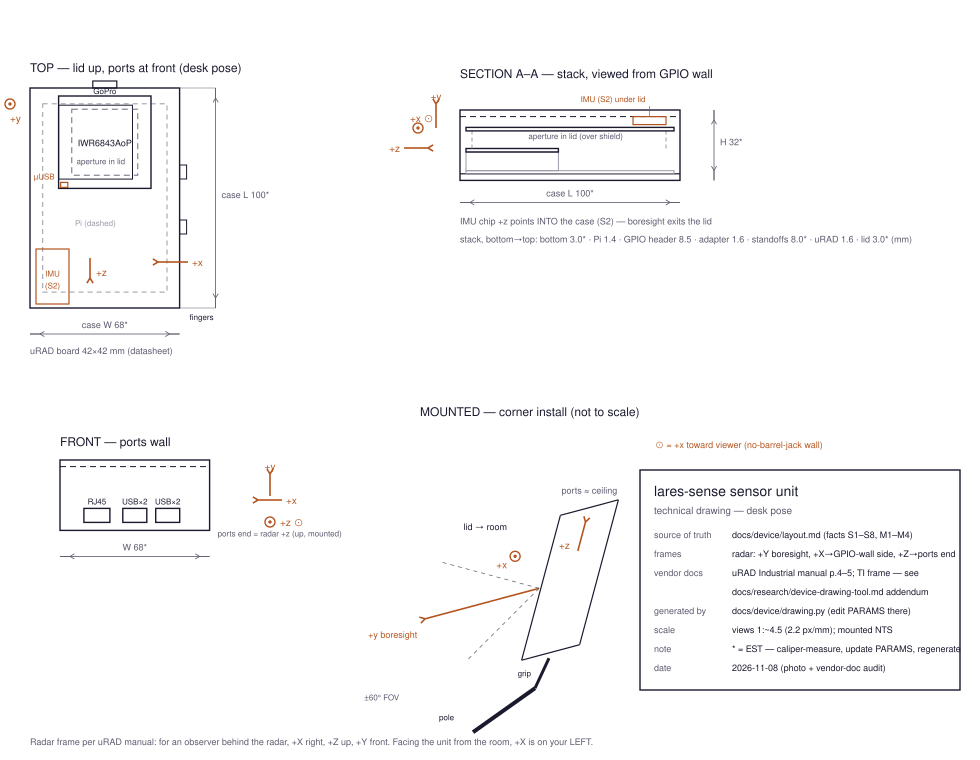

Write Python code to recreate this figure.
#!/usr/bin/env python3
"""Generate docs/device/drawing.svg — technical drawing of the
sensor unit, desk pose (lid up, ports toward the FRONT viewer).

Source of truth for every fact: docs/device/layout.md (fact IDs
referenced below). This script only RENDERS those facts; geometry edits
happen there first, then here. Regenerate after any PARAMS change:

    python docs/device/drawing.py

Units: mm. Params tagged per provenance:
  KNOWN = vendor datasheet    STD = industry standard    EST = estimate,
caliper-measure and replace.
"""

import math
import os

S = 2.2          # px per mm (views); mounted pictorial is NTS
CASE_L, CASE_W, CASE_H = 100.0, 68.0, 32.0        # EST (outer)
LID_T, BOT_T = 3.0, 3.0                           # EST
PI_L, PI_W, PI_T = 85.6, 56.5, 1.4                # KNOWN / KNOWN / STD
GPIO_H = 8.5                                       # STD (2x20 header)
STANDOFF = 8.0                                     # EST adapter->uRAD gap
URAD = 42.0                                        # KNOWN (uRAD datasheet)
URAD_T, ADP_T = 1.6, 1.6                          # STD PCB
APERTURE = 30.0                                    # EST lid window
IMU_L, IMU_W = 25.0, 15.0                         # EST (GY-521 class)

HOLE = "⊙"   # axis toward viewer
INK, DIM, GHOST, ACC = "#1a1a2e", "#5a5a6e", "#9a9aa8", "#b3541e"


def esc(t):
    return t.replace("&", "&amp;").replace("<", "&lt;").replace(">", "&gt;")


class Svg:
    def __init__(self, w, h):
        self.w, self.h = w, h
        self.out = []

    def add(self, s):
        self.out.append(s)

    def line(self, x1, y1, x2, y2, color=INK, w=1.2, dash=None):
        d = f' stroke-dasharray="{dash}"' if dash else ""
        self.add(f'<line x1="{x1:.1f}" y1="{y1:.1f}" x2="{x2:.1f}" '
                 f'y2="{y2:.1f}" stroke="{color}" stroke-width="{w}"{d}/>')

    def rect(self, x, y, w, h, color=INK, sw=1.4, dash=None, fill="none"):
        d = f' stroke-dasharray="{dash}"' if dash else ""
        self.add(f'<rect x="{x:.1f}" y="{y:.1f}" width="{w:.1f}" '
                 f'height="{h:.1f}" fill="{fill}" stroke="{color}" '
                 f'stroke-width="{sw}"{d}/>')

    def text(self, x, y, t, size=10, color=INK, anchor="start", italic=False):
        st = ' font-style="italic"' if italic else ""
        self.add(f'<text x="{x:.1f}" y="{y:.1f}" font-family="Segoe UI,'
                 f'Helvetica,sans-serif" font-size="{size}" fill="{color}" '
                 f'text-anchor="{anchor}"{st}>{esc(t)}</text>')

    def circle(self, x, y, r, color=INK, sw=1.4, fill="none"):
        self.add(f'<circle cx="{x:.1f}" cy="{y:.1f}" r="{r}" fill="{fill}" '
                 f'stroke="{color}" stroke-width="{sw}"/>')

    def arrow(self, x1, y1, x2, y2, color=ACC, w=1.6, head=6):
        ang = math.atan2(y2 - y1, x2 - x1)
        self.line(x1, y1, x2, y2, color, w)
        for da in (2.6, -2.6):
            self.line(x2, y2, x2 - head * math.cos(ang - da),
                      y2 - head * math.sin(ang - da), color, w)

    def axis_out(self, x, y, lx, ly, label):
        """⊙ marker with center dot (axis toward viewer) + label."""
        self.circle(x, y, 5, ACC, 1.4)
        self.circle(x, y, 1.7, ACC, 0.0, ACC)
        self.text(lx, ly, label, 10, ACC)

    def dim_h(self, x1, x2, y, label):
        """Horizontal dimension on explicit y; label centered above."""
        self.line(x1, y, x2, y, DIM, 0.8)
        self.arrow(x1, y, x1 + 10, y, DIM, 0.8, 5)
        self.arrow(x2, y, x2 - 10, y, DIM, 0.8, 5)
        self.text((x1 + x2) / 2, y - 6, label, 9, DIM, "middle")

    def dim_v(self, y1, y2, x, label, side="right", label_y=None):
        """Vertical dimension on explicit x; label beside the line."""
        self.line(x, y1, x, y2, DIM, 0.8)
        self.arrow(x, y1, x, y1 + 10, DIM, 0.8, 5)
        self.arrow(x, y2, x, y2 - 10, DIM, 0.8, 5)
        ly = (y1 + y2) / 2 if label_y is None else label_y
        if side == "right":
            self.text(x + 6, ly, label, 9, DIM)
        else:
            self.text(x - 6, ly, label, 9, DIM, "end")

    def save(self, path):
        body = "\n".join(self.out)
        svg = (f'<svg xmlns="http://www.w3.org/2000/svg" '
               f'viewBox="0 0 {self.w} {self.h}" '
               f'font-family="Segoe UI,Helvetica,sans-serif">\n'
               f'<rect width="{self.w}" height="{self.h}" fill="white"/>\n'
               f'{body}\n</svg>\n')
        with open(path, "w", encoding="utf-8") as f:
            f.write(svg)


svg = Svg(980, 760)


# ================= TOP VIEW =================================================
# Desk pose, seen from above the LID. Front (bottom of pane) = ports wall,
# left = GPIO wall, right = power wall, back = SD/mount wall (S4, §1).
tx, ty = 30, 88
cw, cl = CASE_W * S, CASE_L * S
cx = tx + cw / 2
svg.text(tx, ty - 16, "TOP — lid up, ports at front (desk pose)", 12)
svg.rect(tx, ty, cw, cl)
# Pi (dashed), centered
pw, pl = PI_W * S, PI_L * S
svg.rect(cx - pw / 2, ty + (cl - pl) / 2, pw, pl, GHOST, 1.0, "5 4")
svg.text(75, 226, "Pi (dashed)", 8, GHOST)
# uRAD board toward SD end (back), shield offset toward SD (S4)
uw = URAD * S
ux, uy = cx - uw / 2, ty + 8
svg.rect(ux, uy, uw, uw)
sh_x = ux + uw / 2 - (uw - 0.20 * uw) / 2 - 0.1 * uw
sh_y = uy + 0.10 * uw
svg.rect(sh_x, sh_y, uw - 0.20 * uw, uw - 0.20 * uw, INK, 1.0)
svg.text(cx, sh_y + (uw - 0.2 * uw) / 2 + 4, "IWR6843AoP", 9, INK, "middle")
# lid aperture (dashed) over the shield; label inside, under the chip name
ap = APERTURE * S
svg.rect(cx - ap / 2, uy + (uw - ap) / 2, ap, ap, DIM, 0.9, "6 4")
svg.text(cx - 4, uy + uw / 2 + 22, "aperture in lid", 8, DIM, "middle")
# micro-USB at ports edge, GPIO-wall corner (S4)
svg.rect(ux + 2, uy + uw - 6, 7.2, 5, ACC, 1.2)
svg.text(ux - 4, uy + uw - 9, "µUSB", 8, ACC, "end")
# IMU on lid inner face, ports/GPIO corner (S2)
svg.rect(tx + 6, ty + cl - IMU_L * S - 4, IMU_W * S, IMU_L * S, ACC, 1.2)
svg.text(tx + 6 + IMU_W * S / 2, ty + cl - IMU_L * S / 2 - 4, "IMU", 8, ACC,
         "middle")
svg.text(tx + 6 + IMU_W * S / 2, ty + cl - IMU_L * S / 2 + 8, "(S2)", 8, ACC,
         "middle")
# mounts: GoPro on SD wall (back), fingers on power wall (right)
svg.rect(cx - 12, ty - 7, 24, 7, INK, 1.2)
svg.text(cx, ty + 6, "GoPro", 8, INK, "middle")
for fy in (ty + cl * 0.35, ty + cl * 0.6):
    svg.rect(tx + cw, fy, 7, 14, INK, 1.0)
svg.text(tx + cw + 10, ty + cl + 12, "fingers", 8, INK)
# radar frame triad (S4, §5): +x to GPIO wall (left), +z to ports (down),
# +y out of lid toward viewer
svg.arrow(188, 262, 158, 262)
svg.text(192, 266, "+x", 10, ACC)
svg.arrow(90, 258, 90, 278)
svg.text(96, 276, "+z", 10, ACC)
svg.axis_out(10, 104, 10, 122, "+y")
# dims: case W below, case L right of the case; uRAD size as note
svg.dim_h(tx, tx + cw, ty + cl + 26, f"case W {CASE_W:.0f}*")
dx_r = tx + cw + 36
svg.line(tx + cw, ty, dx_r, ty, DIM, 0.5)
svg.line(tx + cw, ty + cl, dx_r, ty + cl, DIM, 0.5)
svg.dim_v(ty, ty + cl, dx_r, f"case L {CASE_L:.0f}*")
svg.text(tx, ty + cl + 46, "uRAD board 42×42 mm (datasheet)", 9, DIM)


# ============ SECTION A-A (long axis, viewed from GPIO wall) ================
# Left = SD/mount end, right = ports end. Stack per §1; layer sizes in the
# legend under the pane (keeps the slab area clean).
sx, sy = 460, 110
sw, sh_ = CASE_L * S, CASE_H * S
svg.text(sx, sy - 32, "SECTION A–A — stack, viewed from GPIO wall", 12)
svg.rect(sx, sy, sw, sh_)
b = sy + sh_ - BOT_T * S
svg.line(sx, b, sx + sw, b)
y_pi = b - PI_T * S
svg.rect(sx + 6, y_pi, sw - 12, PI_T * S, GHOST, 1.0)
y_hdr = y_pi - GPIO_H * S
svg.rect(sx + 6, y_hdr, sw * 0.42, GPIO_H * S, GHOST, 1.0)
y_adp = y_hdr - ADP_T * S
svg.rect(sx + 6, y_adp, sw * 0.42, ADP_T * S)
y_sto = y_adp - STANDOFF * S
svg.line(sx + 12, y_adp, sx + 12, y_sto - URAD_T * S, GHOST, 1.0, "4 3")
svg.line(sx + sw - 14, y_adp, sx + sw - 14, y_sto - URAD_T * S, GHOST, 1.0,
         "4 3")
y_ur = y_sto - URAD_T * S
svg.rect(sx + 6, y_ur, sw - 12, URAD_T * S)
svg.line(sx, sy + LID_T * S, sx + sw, sy + LID_T * S, INK, 1.0, "6 4")
apx = sx + 6 + (sw - 12) * 0.30
svg.text(apx, 139, "aperture in lid (over shield)", 8, DIM)
# IMU glued under lid at ports end (S2)
imu_x = sx + sw - IMU_W * S - 14
svg.rect(imu_x, sy + LID_T * S, IMU_W * S, 8, ACC, 1.2)
svg.line(imu_x + IMU_W * S / 2, sy - 4, imu_x + IMU_W * S / 2,
         sy + LID_T * S, DIM, 0.6)
svg.text(imu_x + IMU_W * S / 2 - 4, sy - 8, "IMU (S2) under lid", 8, ACC,
         "end")
# triad: +y up (out of lid), +z right (ports end), +x toward viewer
svg.arrow(436, sy + 18, 436, sy - 6)
svg.text(436, sy - 10, "+y", 10, ACC, "middle")
svg.arrow(404, sy + 38, 428, sy + 38)
svg.text(400, sy + 42, "+z", 10, ACC, "end")
svg.axis_out(418, sy + 18, 410, sy + 12, f"+x {HOLE}")
# dims, note, legend
svg.dim_h(sx, sx + sw, sy + sh_ + 22, f"case L {CASE_L:.0f}*")
svg.dim_v(sy, sy + sh_, sx + sw + 34, f"H {CASE_H:.0f}*")
svg.text(sx, sy + sh_ + 44, "IMU chip +z points INTO the case (S2) — "
         "boresight exits the lid", 9, DIM)
svg.text(sx, sy + sh_ + 62, "stack, bottom→top: bottom 3.0* · Pi 1.4 · "
         "GPIO header 8.5 · adapter 1.6 · standoffs 8.0* · uRAD 1.6 · "
         "lid 3.0*  (mm)", 9, DIM)


# ================= FRONT VIEW (ports wall) ==================================
fx, fy = 60, 460
fw, fh = CASE_W * S, CASE_H * S
svg.text(fx, fy - 14, "FRONT — ports wall", 12)
svg.rect(fx, fy, fw, fh)
svg.line(fx, fy + LID_T * S, fx + fw, fy + LID_T * S, INK, 1.0, "6 4")
p1x = fx + fw * 0.16
svg.rect(p1x, fy + fh - 22, 26, 14)
svg.text(p1x + 13, fy + fh - 26, "RJ45", 8, INK, "middle")
for ux_ in (fx + fw * 0.42, fx + fw * 0.64):
    svg.rect(ux_, fy + fh - 22, 24, 14)
    svg.text(ux_ + 12, fy + fh - 26, "USB×2", 8, INK, "middle")
svg.text(fx + fw + 8, fy + fh + 6, "ports end = radar +z (up, mounted)",
         8, DIM)
svg.dim_h(fx, fx + fw, fy + fh + 26, f"W {CASE_W:.0f}*")
# triad: +z toward viewer, +x to GPIO wall (viewer's left), +y up
svg.arrow(282, 500, 258, 500)
svg.text(286, 504, "+x", 10, ACC)
svg.arrow(270, 496, 270, 474)
svg.text(270, 470, "+y", 10, ACC, "middle")
svg.axis_out(270, 522, 280, 526, f"+z {HOLE}")


# ================= MOUNTED PICTORIAL (NTS) ==================================
mx, my = 420, 430
svg.text(mx, my - 14, "MOUNTED — corner install (not to scale)", 12)
tilt = math.radians(15)
ox, oy = mx + 150, my + 150          # case center
ch2, cw2 = 60, 150                   # case short / long axis px


def rot2(px, py):
    """Case-plane coords -> screen. +px = out of the lid (into the room,
    tilted 15° down); +py = toward the ports end (up, leaning)."""
    c, s = math.cos(tilt), math.sin(tilt)
    return ox - px * c + py * s, oy + px * s - py * c


corners = [rot2(-ch2 / 2, cw2 / 2), rot2(ch2 / 2, cw2 / 2),
           rot2(ch2 / 2, -cw2 / 2), rot2(-ch2 / 2, -cw2 / 2)]
for i in range(4):
    x1, y1 = corners[i]
    x2, y2 = corners[(i + 1) % 4]
    svg.line(x1, y1, x2, y2)
# lid face = +px edge (corners[1]..[2]); ports face = +py edge ([0]..[1])
lid_mid = ((corners[1][0] + corners[2][0]) / 2, (corners[1][1] + corners[2][1]) / 2)
svg.text(lid_mid[0] - 34, 530, "lid → room", 9, INK, "end")
tp = ((corners[0][0] + corners[1][0]) / 2, (corners[0][1] + corners[1][1]) / 2)
svg.text(tp[0], tp[1] - 14, "ports ≈ ceiling", 9, DIM, "middle")
# grip + pole below (mount end = SD end = -py, M1)
gx, gy = rot2(0, -cw2 / 2 - 6)
svg.line(gx, gy, gx - 14, gy + 30, INK, 3)
svg.line(gx - 14, gy + 30, gx - 76, gy + 74, INK, 4)
svg.text(gx - 18, gy + 18, "grip", 8, INK, "end")
svg.text(gx - 110, gy + 62, "pole", 8, INK)
# boresight + FOV into the room, 15° down (M2, M3): starts at lid face
bx, by = rot2(ch2 / 2 + 2, 0)
dx, dy = -math.cos(tilt), math.sin(tilt)
svg.arrow(bx, by, bx + dx * 118, by + dy * 118)
svg.text(bx + dx * 122 - 4, by + dy * 122 + 18, "+y boresight", 9, ACC, "end")
for spread in (-30, 30):
    a = tilt + math.radians(spread)
    svg.line(bx, by, bx - math.cos(a) * 100, by + math.sin(a) * 100,
             DIM, 0.7, "4 4")
svg.text(bx - 140, by + 112, "±60° FOV", 8, DIM, "end")
# +z toward ports end, inside the case, along its long axis
z1 = rot2(0, cw2 / 2 - 45)
z2 = rot2(0, cw2 / 2 - 15)
svg.arrow(z1[0], z1[1], z2[0], z2[1])
svg.text(z1[0] - 8, z1[1] - 2, "+z", 10, ACC, "end")
# +x toward viewer (GPIO-wall side — the wall without the barrel jack)
# +x toward viewer (GPIO-wall side — the wall without the barrel jack):
# marker at the case, explanation exiled to the top-right margin
svg.axis_out(bx - 24, by - 32, 0, 0, "")
svg.text(bx - 32, by - 20, "+x", 10, ACC, "end")
svg.text(655, 448, f"{HOLE} = +x toward viewer (no-barrel-jack wall)",
         9, ACC)


# ================= TITLE BLOCK ==============================================
bx_, by_ = 640, 470
svg.rect(bx_, by_, 320, 220, INK, 1.4)
svg.text(bx_ + 14, by_ + 26, "lares-sense sensor unit", 14)
svg.text(bx_ + 14, by_ + 44, "technical drawing — desk pose", 10, DIM)
rows = [
    ("source of truth", "docs/device/layout.md (facts S1–S8, M1–M4)"),
    ("frames", "radar: +Y boresight, +X→GPIO-wall side, +Z→ports end"),
    ("vendor docs", "uRAD Industrial manual p.4–5; TI frame — see"),
    ("", "docs/research/device-drawing-tool.md addendum"),
    ("generated by", "docs/device/drawing.py (edit PARAMS there)"),
    ("scale", "views 1:~4.5 (2.2 px/mm); mounted NTS"),
    ("note", "* = EST — caliper-measure, update PARAMS, regenerate"),
    ("date", "2026-11-08 (photo + vendor-doc audit)"),
]
yy = by_ + 68
for k, v in rows:
    svg.text(bx_ + 14, yy, k, 9, DIM)
    svg.text(bx_ + 92, yy, v, 9, INK)
    yy += 19

svg.text(30, 745, "Radar frame per uRAD manual: for an observer behind the "
         "radar, +X right, +Z up, +Y front. Facing the unit from the room, "
         "+X is on your LEFT.", 9, DIM)

out = os.path.join(os.path.dirname(__file__), "drawing.svg")
svg.save(out)
print(f"wrote {out}")
